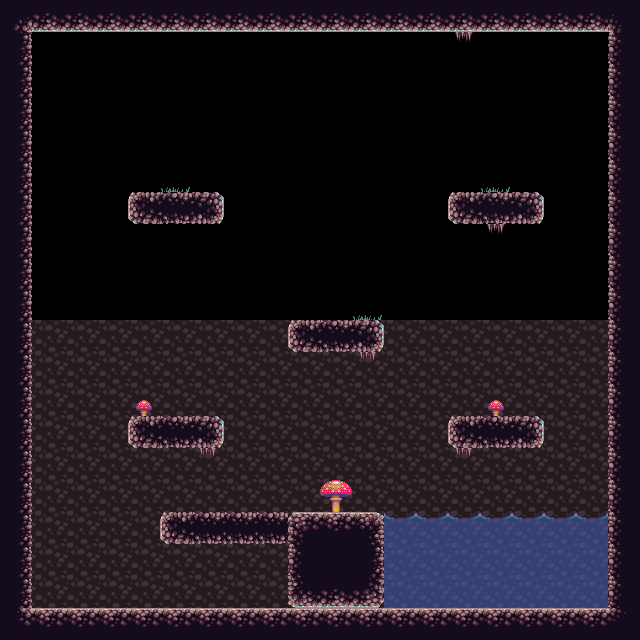

This game map was drawn from its Tiled (.tmx) file and the tilesets committed beside it. A one-line description and the full map source follow:
An orthogonal 20x20 tile map with 32x32 px tiles, 4 tile layers (background, bounds, foreground, water) and 9 objects (3x item_spawn, 2x monster, 2x door, fire_spawn, entrance).

<map version="1.0" tiledversion="1.0.1" orientation="orthogonal" renderorder="right-down" width="20" height="20" tilewidth="32" tileheight="32" nextobjectid="11">
 <properties>
  <property name="background" value="starfield" />
  <property name="dark" type="bool" value="true" />
  <property name="name" value="playground" />
  <property name="spriteLayer" value="bounds" />
 </properties>
 <tileset firstgid="1" name="cavetiles" tilewidth="32" tileheight="32" tilecount="48" columns="8">
  <image source="../assets/images/cavetiles.png" width="256" height="192" />
  <tile id="19" probability="0.25" />
 </tileset>
 <layer name="background" width="20" height="20">
  <data encoding="csv">
0,0,0,0,0,0,0,0,0,0,0,0,0,0,0,0,0,0,0,0,
0,0,0,0,0,0,0,0,0,0,0,0,0,0,0,0,0,0,0,0,
0,0,0,0,0,0,0,0,0,0,0,0,0,0,0,0,0,0,0,0,
0,0,0,0,0,0,0,0,0,0,0,0,0,0,0,0,0,0,0,0,
0,0,0,0,0,0,0,0,0,0,0,0,0,0,0,0,0,0,0,0,
0,0,0,0,0,0,0,0,0,0,0,0,0,0,0,0,0,0,0,0,
0,0,0,0,0,0,0,0,0,0,0,0,0,0,0,0,0,0,0,0,
0,0,0,0,0,0,0,0,0,0,0,0,0,0,0,0,0,0,0,0,
0,0,0,0,0,0,0,0,0,0,0,0,0,0,0,0,0,0,0,0,
0,0,0,0,0,0,0,0,0,0,0,0,0,0,0,0,0,0,0,0,
20,20,20,20,20,20,20,20,20,20,20,20,20,20,20,20,20,20,20,20,
20,20,20,20,20,20,20,20,20,20,20,20,20,20,20,20,20,20,20,20,
20,20,20,20,20,20,20,20,20,20,20,20,20,20,20,20,20,20,20,20,
20,20,20,20,20,20,20,20,20,20,20,20,20,20,20,20,20,20,20,20,
20,20,20,20,20,20,20,20,20,20,20,20,20,20,20,20,20,20,20,20,
20,20,20,20,20,20,20,20,20,20,20,20,20,20,20,20,20,20,20,20,
20,20,20,20,20,20,20,20,20,20,20,20,20,20,20,20,20,20,20,20,
20,20,20,20,20,20,20,20,20,20,20,20,20,20,20,20,20,20,20,20,
20,20,20,20,20,20,20,20,20,20,20,20,20,20,20,20,20,20,20,20,
20,20,20,20,20,20,20,20,20,20,20,20,20,20,20,20,20,20,20,20
</data>
 </layer>
 <layer name="bounds" width="20" height="20">
  <properties>
   <property name="collides" type="bool" value="true" />
  </properties>
  <data encoding="csv">
2684354566,18,18,18,18,18,18,18,18,18,18,18,18,18,18,18,18,18,18,1610612744,
11,0,0,0,0,0,0,0,0,0,0,0,0,0,0,0,0,0,0,9,
11,0,0,0,0,0,0,0,0,0,0,0,0,0,0,0,0,0,0,9,
11,0,0,0,0,0,0,0,0,0,0,0,0,0,0,0,0,0,0,9,
11,0,0,0,0,0,0,0,0,0,0,0,0,0,0,0,0,0,0,9,
11,0,0,0,0,0,0,0,0,0,0,0,0,0,0,0,0,0,0,9,
11,0,0,0,2684354581,2684354573,2684354565,0,0,0,0,0,0,0,2684354581,2684354573,2684354565,0,0,9,
11,0,0,0,0,0,0,0,0,0,0,0,0,0,0,0,0,0,0,9,
11,0,0,0,0,0,0,0,0,0,0,0,0,0,0,0,0,0,0,9,
11,0,0,0,0,0,0,0,0,0,0,0,0,0,0,0,0,0,0,9,
11,0,0,0,0,0,0,0,0,2684354581,2684354573,2684354565,0,0,0,0,0,0,0,9,
11,0,0,0,0,0,0,0,0,0,0,0,0,0,0,0,0,0,0,9,
11,0,0,0,0,0,0,0,0,0,0,0,0,0,0,0,0,0,0,9,
11,0,0,0,2684354581,2684354573,2684354565,0,0,0,0,0,0,0,2684354581,2684354573,2684354565,0,0,9,
11,0,0,0,0,0,0,0,0,0,0,0,0,0,0,0,0,0,0,9,
11,0,0,0,0,0,0,0,0,0,0,0,0,0,0,0,0,0,0,9,
11,0,0,0,0,1610612741,2684354573,2684354573,2684354573,1,2,3,0,0,0,0,0,0,0,9,
11,0,0,0,0,0,0,0,0,9,10,11,0,0,0,0,0,0,0,9,
11,0,0,0,0,0,0,0,0,17,18,19,0,0,0,0,0,0,0,9,
6,2,2,2,2,2,2,2,2,2,2,2,2,2,2,2,2,2,2,8
</data>
 </layer>
 <layer name="foreground" width="20" height="20">
  <data encoding="csv">
0,0,0,0,0,0,0,0,0,0,0,0,0,0,0,0,0,0,0,0,
0,0,0,0,0,0,0,0,0,0,0,0,0,0,24,0,0,0,0,0,
0,0,0,0,0,0,0,0,0,0,0,0,0,0,0,0,0,0,0,0,
0,0,0,0,0,0,0,0,0,0,0,0,0,0,0,0,0,0,0,0,
0,0,0,0,0,0,0,0,0,0,0,0,0,0,0,0,0,0,0,0,
0,0,0,0,0,22,0,0,0,0,0,0,0,0,0,22,0,0,0,0,
0,0,0,0,0,0,0,0,0,0,0,0,0,0,0,0,0,0,0,0,
0,0,0,0,0,0,0,0,0,0,0,0,0,0,0,24,0,0,0,0,
0,0,0,0,0,0,0,0,0,0,0,0,0,0,0,0,0,0,0,0,
0,0,0,0,0,0,0,0,0,0,0,22,0,0,0,0,0,0,0,0,
0,0,0,0,0,0,0,0,0,0,0,0,0,0,0,0,0,0,0,0,
0,0,0,0,0,0,0,0,0,0,0,24,0,0,0,0,0,0,0,0,
0,0,0,0,27,0,0,0,0,0,0,0,0,0,0,27,0,0,0,0,
0,0,0,0,0,0,0,0,0,0,0,0,0,0,0,0,0,0,0,0,
0,0,0,0,0,0,24,0,0,0,0,0,0,0,24,0,0,0,0,0,
0,0,0,0,0,0,0,0,0,0,28,0,0,0,0,0,0,0,0,0,
0,0,0,0,0,0,0,0,0,0,0,0,0,0,0,0,0,0,0,0,
0,0,0,0,0,0,0,0,0,0,0,0,0,0,0,0,0,0,0,0,
0,0,0,0,0,0,0,0,0,0,0,0,0,0,0,0,0,0,0,0,
0,0,0,0,0,0,0,0,0,0,0,0,0,0,0,0,0,0,0,0
</data>
 </layer>
 <layer name="water" width="20" height="20" opacity="0.5">
  <properties>
   <property name="water" type="bool" value="true" />
  </properties>
  <data encoding="csv">
0,0,0,0,0,0,0,0,0,0,0,0,0,0,0,0,0,0,0,0,
0,0,0,0,0,0,0,0,0,0,0,0,0,0,0,0,0,0,0,0,
0,0,0,0,0,0,0,0,0,0,0,0,0,0,0,0,0,0,0,0,
0,0,0,0,0,0,0,0,0,0,0,0,0,0,0,0,0,0,0,0,
0,0,0,0,0,0,0,0,0,0,0,0,0,0,0,0,0,0,0,0,
0,0,0,0,0,0,0,0,0,0,0,0,0,0,0,0,0,0,0,0,
0,0,0,0,0,0,0,0,0,0,0,0,0,0,0,0,0,0,0,0,
0,0,0,0,0,0,0,0,0,0,0,0,0,0,0,0,0,0,0,0,
0,0,0,0,0,0,0,0,0,0,0,0,0,0,0,0,0,0,0,0,
0,0,0,0,0,0,0,0,0,0,0,0,0,0,0,0,0,0,0,0,
0,0,0,0,0,0,0,0,0,0,0,0,0,0,0,0,0,0,0,0,
0,0,0,0,0,0,0,0,0,0,0,0,0,0,0,0,0,0,0,0,
0,0,0,0,0,0,0,0,0,0,0,0,0,0,0,0,0,0,0,0,
0,0,0,0,0,0,0,0,0,0,0,0,0,0,0,0,0,0,0,0,
0,0,0,0,0,0,0,0,0,0,0,0,0,0,0,0,0,0,0,0,
0,0,0,0,0,0,0,0,0,0,0,0,0,0,0,0,0,0,0,0,
0,0,0,0,0,0,0,0,0,0,0,0,25,25,25,25,25,25,26,0,
0,0,0,0,0,0,0,0,0,0,0,0,34,34,34,34,34,34,34,0,
0,0,0,0,0,0,0,0,0,0,0,0,34,34,34,34,34,34,34,0,
0,0,0,0,0,0,0,0,0,0,0,0,0,0,0,0,0,0,0,0
</data>
 </layer>
 <objectgroup name="items">
  <object id="1" name="fire" type="fire_spawn" x="280.421" y="479.412" width="31.75" height="31.5" />
  <object id="2" name="mummy" type="monster" x="481.804" y="567.505" width="29" height="35">
   <properties>
    <property name="name" value="mummy" />
   </properties>
  </object>
  <object id="3" name="mummy" type="monster" x="156.567" y="571.729" width="29" height="35">
   <properties>
    <property name="name" value="mummy" />
   </properties>
  </object>
  <object id="4" name="flashlight" type="item_spawn" x="350.864" y="477.08" width="29" height="30" />
  <object id="5" name="game_start" type="entrance" x="343.919" y="454.854" width="38.6667" height="53.3333" />
  <object id="7" name="right_door" type="door" x="484.253" y="353.879" width="29.6667" height="62">
   <properties>
    <property name="entrance" value="left_door" />
    <property name="map" value="playground" />
    <property name="tooltip" value="door" />
   </properties>
  </object>
  <object id="8" name="left_door" type="door" x="162.188" y="351.595" width="29.6667" height="62">
   <properties>
    <property name="entrance" value="right_door" />
    <property name="map" value="playground" />
    <property name="tooltip" value="door" />
   </properties>
  </object>
  <object id="9" name="flaregun" type="item_spawn" x="227.62" y="478.376" width="29" height="30" />
  <object id="10" name="radio" type="item_spawn" x="172.8" y="478.376" width="29" height="30" />
 </objectgroup>
</map>
